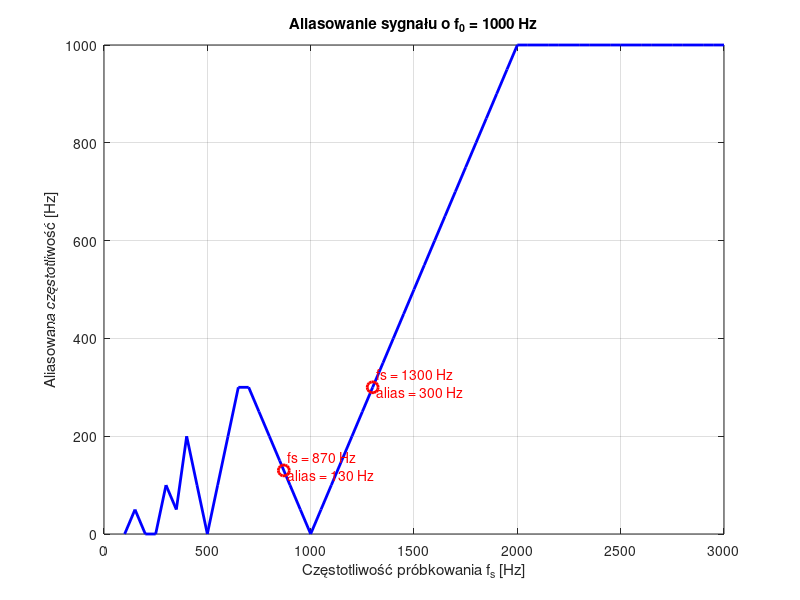
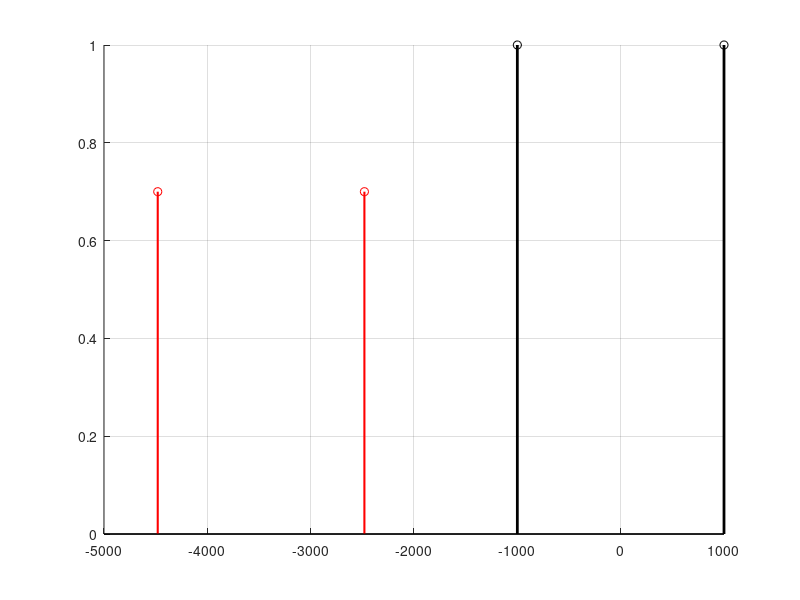

Recreate these plots in MATLAB, in order. (Note: this script raises an error after producing the figures.)
f0 = 1000; % Hz - częstotliwość sygnału
fs_range = 100:50:3000; % zakres fs od 100 Hz do 3000 Hz
f_alias_list = zeros(size(fs_range));

for i = 1:length(fs_range)
    fs = fs_range(i);
    % Oblicz aliasing zgodnie z zasadą Nyquista
    f_alias = abs(f0 - round(f0/fs)*fs);
    f_alias_list(i) = f_alias;
end

% Wykres
figure;
plot(fs_range, f_alias_list, 'b', 'LineWidth', 2);
xlabel('Częstotliwość próbkowania f_s [Hz]');
ylabel('Aliasowana częstotliwość [Hz]');
title('Aliasowanie sygnału o f_0 = 1000 Hz');
grid on;
hold on;

% Podświetlenie dla fs = 870 i fs = 1300
special_fs = [870, 1300];
for i = 1:length(special_fs)
    fs_val = special_fs(i);
    f_alias_val = abs(f0 - round(f0/fs_val)*fs_val);
    plot(fs_val, f_alias_val, 'ro', 'MarkerSize', 8, 'LineWidth', 2);
    text(fs_val + 20, f_alias_val + 10, ...
        sprintf('fs = %d Hz\nalias = %.0f Hz', fs_val, f_alias_val), ...
        'Color', 'red');
end






f0 = 1000; % Hz
fs1 = 870; 
fs2 = 1300;
fmax = 4000; % maksymalna częstotliwość na wykresie
k_range = -4:4; % liczba replik

% Przygotowanie widm
f_axis = -fmax:1:fmax;

figure;
hold on; grid on;

% Oryginalne widmo (analogowe)
stem([-f0 f0], [1 1], 'k', 'LineWidth', 2, 'DisplayName', 'Oryginalne widmo f_0=1000Hz');

% Widmo po próbkowaniu fs1
for k = k_range
    f1 = k*fs1 + f0;
    f2 = k*fs1 - f0;
    stem([f1 f2], [0.7 0.7], 'r', 'LineWidth', 1.5, 'DisplayName', 'fs = 870 Hz'*(k==0));
end

% Widmo po próbkowaniu fs2
for k = k_range
    f1 = k*fs2 + f0;
    f2 = k*fs2 - f0;
    stem([f1 f2], [0.4 0.4], 'b', 'LineWidth', 1.5, 'DisplayName', 'fs = 1300 Hz'*(k==0));
end

xlim([-fmax fmax])
ylim([0 1.2])
xlabel('Częstotliwość [Hz]')
ylabel('Amplituda (umowna)')
title('Widmo sygnału sinusoidalnego i jego aliasy po próbkowaniu')
legend('Location', 'northeast')

